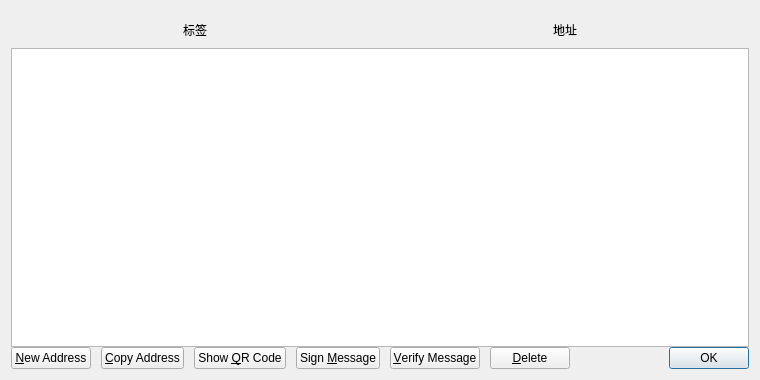
<?xml version="1.0" encoding="UTF-8"?>
<ui version="4.0">
 <class>AddressBookPage</class>
 <widget class="QWidget" name="AddressBookPage">
  <property name="geometry">
   <rect>
    <x>0</x>
    <y>0</y>
    <width>760</width>
    <height>380</height>
   </rect>
  </property>
  <property name="windowTitle">
   <string>Address Book</string>
  </property>
  <layout class="QVBoxLayout" name="verticalLayout">
   <property name="spacing">
    <number>0</number>
   </property>
   <item>
    <layout class="QHBoxLayout" name="horizontalLayout_2">
     <property name="spacing">
      <number>2</number>
     </property>
     <item>
      <widget class="QLabel" name="addr_label1">
       <property name="minimumSize">
        <size>
         <width>0</width>
         <height>37</height>
        </size>
       </property>
       <property name="text">
        <string>标签</string>
       </property>
       <property name="alignment">
        <set>Qt::AlignCenter</set>
       </property>
      </widget>
     </item>
     <item>
      <widget class="QLabel" name="addr_label2">
       <property name="minimumSize">
        <size>
         <width>0</width>
         <height>37</height>
        </size>
       </property>
       <property name="text">
        <string>地址</string>
       </property>
       <property name="alignment">
        <set>Qt::AlignCenter</set>
       </property>
      </widget>
     </item>
    </layout>
   </item>
   <item>
    <widget class="QTableView" name="tableView">
     <property name="contextMenuPolicy">
      <enum>Qt::CustomContextMenu</enum>
     </property>
     <property name="toolTip">
      <string>Double-click to edit address or label</string>
     </property>
     <property name="tabKeyNavigation">
      <bool>false</bool>
     </property>
     <property name="alternatingRowColors">
      <bool>true</bool>
     </property>
     <property name="selectionMode">
      <enum>QAbstractItemView::SingleSelection</enum>
     </property>
     <property name="selectionBehavior">
      <enum>QAbstractItemView::SelectRows</enum>
     </property>
     <property name="sortingEnabled">
      <bool>true</bool>
     </property>
     <attribute name="horizontalHeaderVisible">
      <bool>false</bool>
     </attribute>
     <attribute name="verticalHeaderVisible">
      <bool>false</bool>
     </attribute>
    </widget>
   </item>
   <item>
    <layout class="QHBoxLayout" name="horizontalLayout">
     <property name="spacing">
      <number>10</number>
     </property>
     <item>
      <widget class="QPushButton" name="newAddressButton">
       <property name="toolTip">
        <string>Create a new address</string>
       </property>
       <property name="text">
        <string>&amp;New Address</string>
       </property>
       <property name="icon">
        <iconset resource="../bitcoin.qrc">
         <normaloff>:/icons/add</normaloff>:/icons/add</iconset>
       </property>
      </widget>
     </item>
     <item>
      <widget class="QPushButton" name="copyToClipboard">
       <property name="toolTip">
        <string>Copy the currently selected address to the system clipboard</string>
       </property>
       <property name="text">
        <string>&amp;Copy Address</string>
       </property>
       <property name="icon">
        <iconset resource="../bitcoin.qrc">
         <normaloff>:/icons/editcopy</normaloff>:/icons/editcopy</iconset>
       </property>
      </widget>
     </item>
     <item>
      <widget class="QPushButton" name="showQRCode">
       <property name="text">
        <string>Show &amp;QR Code</string>
       </property>
       <property name="icon">
        <iconset resource="../bitcoin.qrc">
         <normaloff>:/icons/qrcode</normaloff>:/icons/qrcode</iconset>
       </property>
      </widget>
     </item>
     <item>
      <widget class="QPushButton" name="signMessage">
       <property name="toolTip">
        <string>Sign a message to prove you own a ENTCOIN address</string>
       </property>
       <property name="text">
        <string>Sign &amp;Message</string>
       </property>
       <property name="icon">
        <iconset resource="../bitcoin.qrc">
         <normaloff>:/icons/edit</normaloff>:/icons/edit</iconset>
       </property>
      </widget>
     </item>
     <item>
      <widget class="QPushButton" name="verifyMessage">
       <property name="toolTip">
        <string>Verify a message to ensure it was signed with a specified ENTCOIN address</string>
       </property>
       <property name="text">
        <string>&amp;Verify Message</string>
       </property>
       <property name="icon">
        <iconset resource="../bitcoin.qrc">
         <normaloff>:/icons/transaction_0</normaloff>:/icons/transaction_0</iconset>
       </property>
      </widget>
     </item>
     <item>
      <widget class="QPushButton" name="deleteButton">
       <property name="toolTip">
        <string>Delete the currently selected address from the list</string>
       </property>
       <property name="text">
        <string>&amp;Delete</string>
       </property>
       <property name="icon">
        <iconset resource="../bitcoin.qrc">
         <normaloff>:/icons/remove</normaloff>:/icons/remove</iconset>
       </property>
      </widget>
     </item>
     <item>
      <spacer name="horizontalSpacer">
       <property name="orientation">
        <enum>Qt::Horizontal</enum>
       </property>
       <property name="sizeHint" stdset="0">
        <size>
         <width>40</width>
         <height>20</height>
        </size>
       </property>
      </spacer>
     </item>
     <item>
      <widget class="QDialogButtonBox" name="buttonBox">
       <property name="sizePolicy">
        <sizepolicy hsizetype="Maximum" vsizetype="Fixed">
         <horstretch>0</horstretch>
         <verstretch>0</verstretch>
        </sizepolicy>
       </property>
       <property name="standardButtons">
        <set>QDialogButtonBox::Ok</set>
       </property>
      </widget>
     </item>
    </layout>
   </item>
  </layout>
 </widget>
 <resources>
  <include location="../bitcoin.qrc"/>
 </resources>
 <connections/>
</ui>
